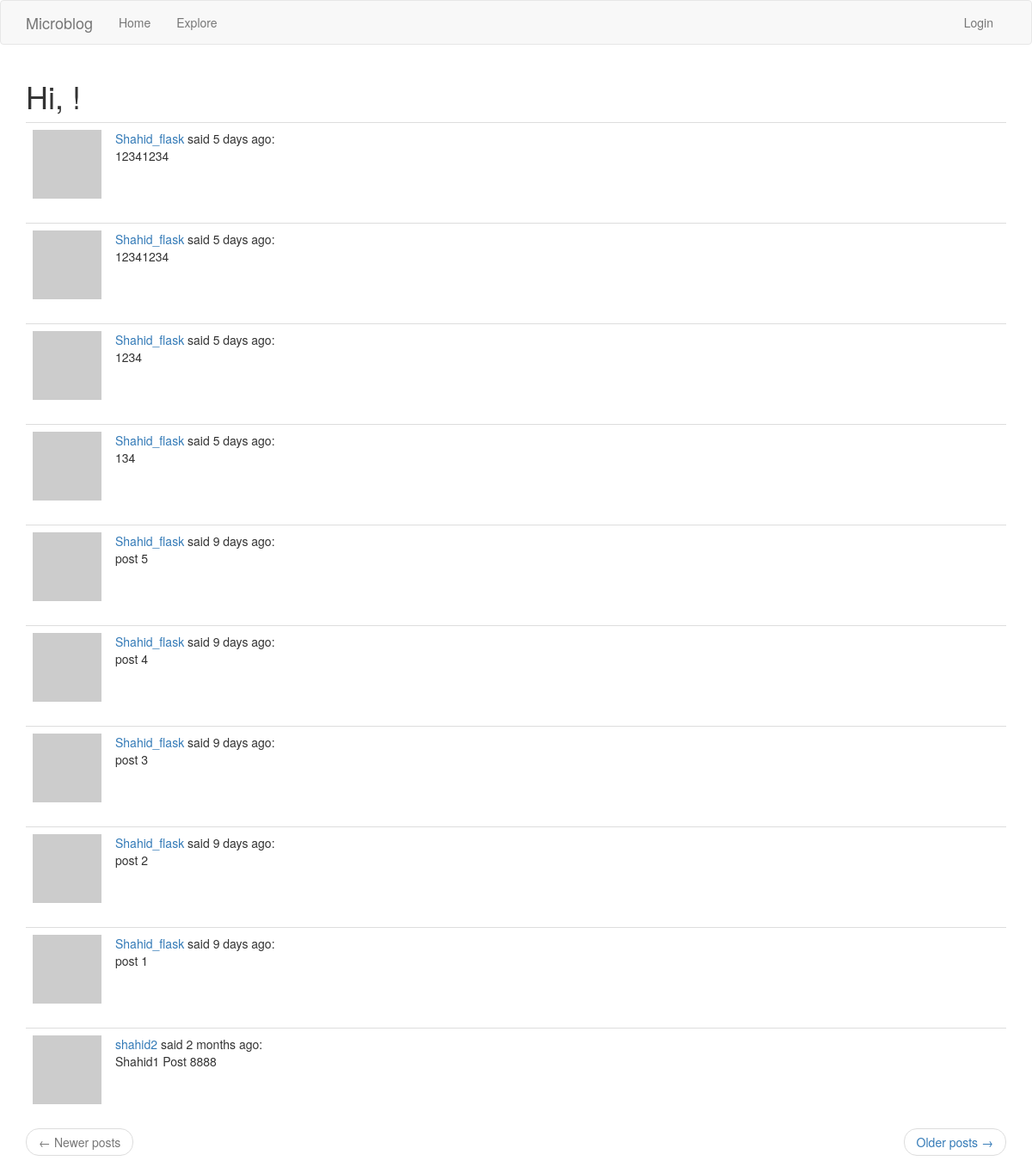
/explore, run on the app's committed database.
### app/models.py (models this page shows, shortened)
class Post(db.Model):
    id = db.Column(db.Integer, primary_key=True)
    body = db.Column(db.String(140))
    timestamp = db.Column(db.DateTime, index=True, default=datetime.utcnow)
    user_id = db.Column(db.Integer, db.ForeignKey('user.id'))

class User(UserMixin, db.Model):
    id = db.Column(db.Integer, primary_key=True)
    username = db.Column(db.String(64), index=True, unique=True)
    email = db.Column(db.String(120), index=True, unique=True)
    password_hash = db.Column(db.String(128))
    posts = db.relationship('Post', backref='author', lazy='dynamic')
    about_me = db.Column(db.String(140))
    last_seen = db.Column(db.DateTime, default=datetime.utcnow)
    followed = db.relationship('User',secondary=followers,
        primaryjoin=(followers.c.follower_id == id),
        secondaryjoin = (followers.c.followed_id == id),
        backref=db.backref('followers', lazy='dynamic'), lazy='dynamic')
    def avatar(self, size):
        digest = md5(self.email.lower().encode('utf-8')).hexdigest()
        return 'https://www.gravatar.com/avatar/{}?d=identicon&s={}'.format(digest, size)

### app/routes.py (the view)
@app.route('/explore')
def explore():
    page = request.args.get('page', 1, type=int)
    posts = Post.query.order_by(Post.timestamp.desc()).paginate(page, app.config['POSTS_PER_PAGE'], False)
    next_url = url_for('explore', page=posts.next_num) \
        if posts.has_next else None
    prev_url = url_for('explore', page=posts.prev_num) \
        if posts.has_prev else None
    return render_template('index.html', title='Explore', posts=posts.items, next_url=next_url, prev_url=prev_url)

### app/routes.py (called while the page is built)
@app.before_request
def before_request():
    if current_user.is_authenticated:
        current_user.last_seen = datetime.utcnow()
        db.session.commit()

### app/templates/index.html (shortened to what this page needs)
{% extends "base.html" %}
{% import "bootstrap/wtf.html" as wtf %}
{% block app_content %}
    <h1>Hi, {{ current_user.username }}!</h1>
    {% for post in posts %}
        {% include '_post.html' %}
    {% endfor %}
    <nav aria-label="...">
        <ul class="pager">
            <li class="previous{% if not prev_url %} disabled{% endif %}">
                <a href="{{ prev_url or '#' }}">
                    <span aria-hidden="true">&larr;</span> Newer posts
                </a>
            </li>
            <li class="next{% if not next_url %} disabled{% endif %}">
                <a href="{{ next_url or '#' }}">
                    Older posts <span aria-hidden="true">&rarr;</span>
                </a>
            </li>
        </ul>
    </nav>
{% endblock %}

### app/templates/_post.html
<table class="table table-hover">
    <tr>
        <td width="70px">
            <a href="{{ url_for('user', username=post.author.username) }}">
                <img src="{{ post.author.avatar(70) }}" />
            </a>
        </td>
        <td>
            <a href="{{ url_for('user', username=post.author.username) }}">
                {{ post.author.username }}
            </a>
            said {{ moment(post.timestamp).fromNow() }}:
            <br>
            {{ post.body }}
        </td>
    </tr>
</table>

### data on the page
Post: author.username "Shahid_flask", timestamp "5 days ago", body "12341234"
Post: author.username "Shahid_flask", timestamp "5 days ago", body "12341234"
Post: author.username "Shahid_flask", timestamp "5 days ago", body "1234"
Post: author.username "Shahid_flask", timestamp "5 days ago", body "134"
Post: author.username "Shahid_flask", timestamp "9 days ago", body "post 5"
Post: author.username "Shahid_flask", timestamp "9 days ago", body "post 4"
Post: author.username "Shahid_flask", timestamp "9 days ago", body "post 3"
Post: author.username "Shahid_flask", timestamp "9 days ago", body "post 2"
Post: author.username "Shahid_flask", timestamp "9 days ago", body "post 1"
Post: author.username "shahid2", timestamp "2 months ago", body "Shahid1 Post 8888"
